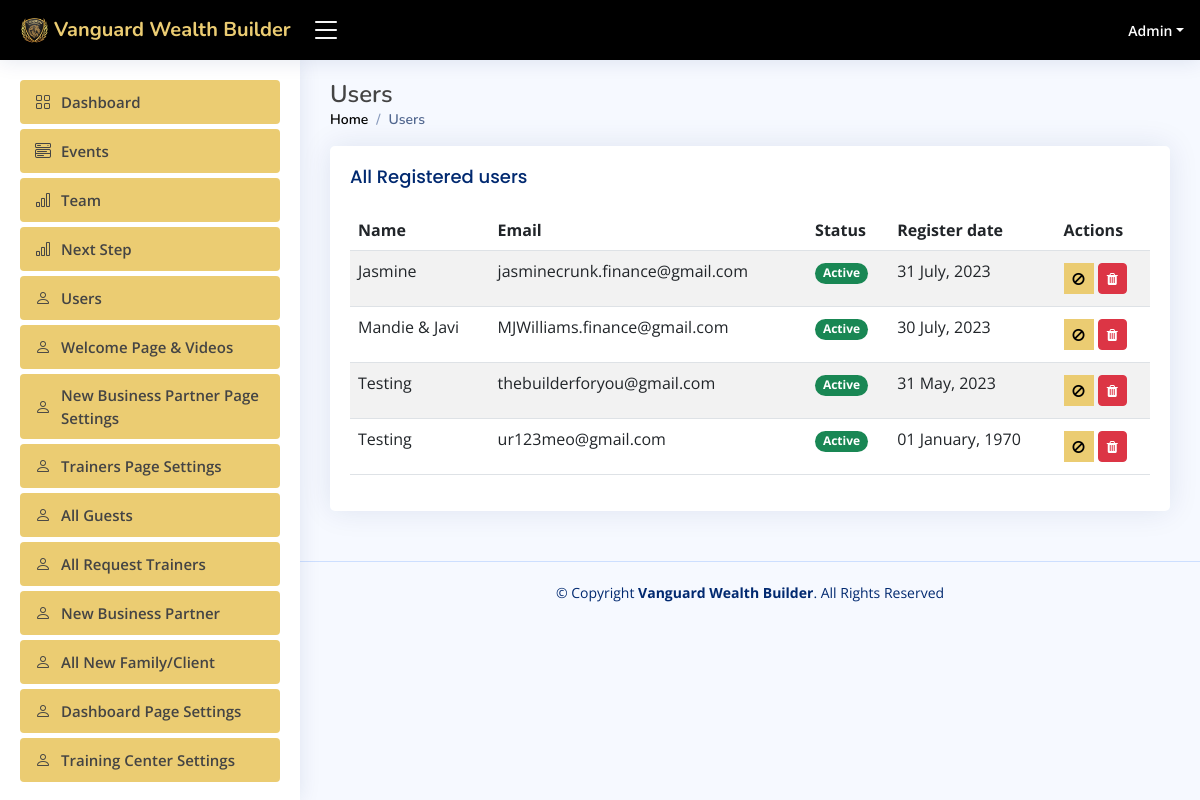
Screenshot of /admin/users.php (signed in) with the database file from the repository.
### tables this page shows
CREATE TABLE `users` (
  `id` int(11) NOT NULL,
  `user_type` int(11) NOT NULL DEFAULT '0' COMMENT '0=user,1=admin',
  `fname` varchar(50) DEFAULT NULL,
  `lname` varchar(150) DEFAULT NULL,
  `agent_code` int(150) DEFAULT NULL,
  `email` varchar(50) DEFAULT NULL,
  `phone` varchar(100) DEFAULT NULL,
  `business_patner` varchar(150) DEFAULT NULL,
  `us_states` varchar(150) DEFAULT NULL,
  `password` varchar(255) DEFAULT NULL,
  `status` int(11) NOT NULL DEFAULT '0' COMMENT '1=active,0=block',
  `reset_token` varchar(10) DEFAULT NULL,
  `image_path` varchar(255) DEFAULT NULL,
  `notes` text,
  `address` text,
  `create_date` datetime DEFAULT NULL,
  `updated_date` datetime DEFAULT NULL
);

### serverside/functions.php (called while the page is built, shortened)
<?php
require_once 'crud.php';
class Functions
{
    private $db;
    function __construct()
    {
        $this->db = new Database();
        $this->db->connect();
    }
    function getSingleUser($id)
    {
        $sql = "select * from users where id='$id'";
        if ($this->db->sql($sql)) {
            return $this->db->getResult();
        }
    }
    function getAllUser()
    {
        $sql = "select * from users where user_type=0 order by id desc ";
        if ($this->db->sql($sql)) {
            return $this->db->getResult();
        }
    }
}

### serverside/crud.php (called while the page is built, shortened)
<?php
class Database {
       private $db_host = "localhost";
       private $db_user = "root";
       private $db_pass = "";
       private $db_name = "wanguard";
    private $con = false;
    private $myconn = "";
    private $result = array();
    public function connect() {
        if (!$this->con) {
            $this->myconn = new mysqli($this->db_host, $this->db_user, $this->db_pass, $this->db_name);
            if ($this->myconn->connect_errno > 0) {
                array_push($this->result, $this->myconn->connect_error);
                return false;
            } else {
                $this->con = true;
                return true;
            }
        } else {
            return true;
        }
    }
    public function sql($sql) {
        $this->result = array();
        $query = $this->myconn->query($sql);
        if ($query) {
            $this->numResults = 0;
            if (isset($query->num_rows) && ( $query->num_rows > 0)) {
                $this->numResults = $query->num_rows;
            }
            for ($i = 0; $i < $this->numResults; $i++) {
                $r = $query->fetch_array();
                $key = array_keys($r);
                for ($x = 0; $x < count($key); $x++) {
                    if (!is_int($key[$x])) {
                        if ($query->num_rows >= 1) {
                            $this->result[$i][$key[$x]] = $r[$key[$x]];
                        } else {
                            $this->result = null;
                        }
                    }
                }
            }
            return true;
        } else {
            array_push($this->result, $this->myconn->error);
            return false;
        }
    }
    public function getResult() {
        $val = $this->result;
        $this->result = array();
        return $val;
    }
}

### admin/users.php (the view, shortened to what this page needs)
<?php
include_once "includes/dashboard-header.php";
$users = $func->getAllUser();
?>
<main id="main" class="main">
    <div class="pagetitle">
        <h1>Users</h1>
        <nav>
            <ol class="breadcrumb">
                <li class="breadcrumb-item"><a href="index">Home</a></li>
                <li class="breadcrumb-item active">Users</li>
            </ol>
        </nav>
    </div>
    <section class="section dashboard">
        <div class="section">
            <div class="row">
                <div class="col-lg-12">
                    <div class="card">
                        <div class="card-body">
                            <h5 class="card-title">All Registered users</h5>
                            <table class="table table-striped">
                                <thead>
                                <tr>
                                    <th scope="col">Name</th>
                                    <th scope="col">Email</th>
                                    <th scope="col">Status</th>
                                    <th>Register date</th>
                                    <th scope="col">Actions</th>
                                </tr>
                                </thead>
                                <tbody>
                                <?php
                                foreach ($users as $user) {
                                    ?>
                                    <tr>
                                        <td><?= $user['fname'] ?></td>
                                        <td><?= $user['email'] ?></td>
                                        <td>
                                            <?php
                                            if($user['status']==1){
                                                ?>
                                                <span class="badge rounded-pill bg-success">Active</span>
                                                <?php
                                            }else{
                                                ?>
                                                <span class="badge rounded-pill bg-danger">Blocked</span>
                                                <?php
                                            }
                                            ?>
                                        </td>
                                        <td><?=date('d F, Y',strtotime($user['create_date']))?></td>
                                        <td>
                                            <?php
                                            if($user['status']==1){
                                                ?>
                                                <a class="btn btn-sm btn-primary  my-1 " onclick="blockUser(this.id)" id="<?=$user['id']?>" title="Block User"><i class="fa fa-ban"></i></a>
                                                <?php
                                            }else{
                                                ?>
                                                <a class="btn btn-sm btn-success my-1 " onclick="activeUser(`<?=$user['id']?>`)" id="approve_btn<?=$user['id']?>" title="Activate User"><i class="fa fa-check"></i></a>
                                                <?php
                                            }
                                            ?>
                                            <a class="btn btn-sm btn-danger my-1 " onclick="deleteUser(<?=$user['id']?>)" title="Delete User" ><i class="fa fa-trash"></i></a>
                                        </td>
                                    </tr>
                                    <?php
                                }
                                ?>
                                </tbody>
                            </table>
                        </div>
                    </div>
                </div>
            </div>
        </div>
    </section>
</main>
<?php include_once "includes/dashboard-footer.php" ?>

### admin/includes/dashboard-header.php (shortened to what this page needs)
<?php
include_once "../serverside/functions.php";
    ?>
    <?php
$func = new Functions();
$users1 = $func->getSingleUser($_SESSION['user_id']);
if (!empty($users1)) {
    $user1 = $users1[0];
}
?>
<!DOCTYPE html>
<html lang="en">
<head>
    <link href="assets/vendor/bootstrap/css/bootstrap.min.css" rel="stylesheet">
    <link href="assets/vendor/bootstrap-icons/bootstrap-icons.css" rel="stylesheet">
    <link href="assets/vendor/boxicons/css/boxicons.min.css" rel="stylesheet">
    <link href="assets/vendor/quill/quill.snow.css" rel="stylesheet">
    <link href="assets/vendor/quill/quill.bubble.css" rel="stylesheet">
    <link href="assets/vendor/remixicon/remixicon.css" rel="stylesheet">
    <link href="assets/vendor/simple-datatables/style.css" rel="stylesheet">
    <link rel="stylesheet" href="https://cdnjs.cloudflare.com/ajax/libs/font-awesome/4.7.0/css/font-awesome.min.css">
    <link href="assets/css/style.css" rel="stylesheet">
    <link rel="stylesheet" href="https://cdn.datatables.net/1.13.6/css/dataTables.bootstrap5.min.css">
</head>
<body>
<header id="header" class="header fixed-top d-flex align-items-center">
    <div class="d-flex align-items-center justify-content-between">
        <a href="index" class="logo d-flex align-items-center">
            <img src="./assets/img/logo.png" alt="">
            <span class="d-none d-lg-block">Vanguard Wealth Builder</span>
        </a>
        <i class="bi bi-list toggle-sidebar-btn"></i>
    </div>
    <nav class="header-nav ms-auto">
        <ul class="d-flex align-items-center">
            <li class="nav-item dropdown pe-3">
                <a class="nav-link nav-profile d-flex align-items-center pe-0" href="#" data-bs-toggle="dropdown">
                    <span class="d-none d-md-block dropdown-toggle ps-2"><?= $user1['fname'] ?></span>
                </a>
            </li>
        </ul>
    </nav>
</header>
<aside id="sidebar" class="sidebar">
    <ul class="sidebar-nav" id="sidebar-nav">
        <li class="nav-item">
            <a class="nav-link" href="index">
                <i class="bi bi-grid"></i>
                <span>Dashboard</span>
            </a>
        </li>
        <li class="nav-item">
            <a class="nav-link" href="events">
                <i class="bi bi-menu-button-wide"></i>
                <span>Events</span>
            </a>
        </li>
        <li class="nav-item">
            <a class="nav-link" href="teams">
                <i class="bi bi-bar-chart"></i>
                <span>Team</span>
            </a>
        </li>
        <li class="nav-item">
            <a class="nav-link" href="next_step">
                <i class="bi bi-bar-chart"></i>
                <span>Next Step</span>
            </a>
        </li>
        <li class="nav-item">
            <a class="nav-link" href="users">
                <i class="bi bi-person"></i>
                <span>Users</span>
            </a>
        </li>
        <li class="nav-item">
            <a class="nav-link" href="welcome">
                <i class="bi bi-person"></i>
                <span>Welcome Page & Videos</span>
            </a>
        </li>
        <li class="nav-item">
            <a class="nav-link" href="new_business_partner">
                <i class="bi bi-person"></i>
                <span>New Business Partner Page Settings</span>
            </a>
        </li>
        <li class="nav-item">
            <a class="nav-link" href="trainers_page_setting">
                <i class="bi bi-person"></i>
                <span>Trainers Page Settings</span>
            </a>
        </li>
        <li class="nav-item">
            <a class="nav-link" href="all_guest">
                <i class="bi bi-person"></i>
                <span>All Guests</span>
            </a>
        </li>
        <li class="nav-item">
            <a class="nav-link" href="request_trainer">
                <i class="bi bi-person"></i>
                <span>All Request Trainers</span>
            </a>
        </li>
        <li class="nav-item">
            <a class="nav-link" href="business_partners">
                <i class="bi bi-person"></i>
                <span>New Business Partner</span>
            </a>
        </li>
        <li class="nav-item">
            <a class="nav-link" href="new_client">
                <i class="bi bi-person"></i>
                <span>All New Family/Client </span>
            </a>
        </li>
        <li class="nav-item">
            <a class="nav-link" href="dashboard_page-settings">
                <i class="bi bi-person"></i>
                <span>Dashboard Page Settings</span>
            </a>
        </li>
        <li class="nav-item">
            <a class="nav-link" href="training_center_settings">
                <i class="bi bi-person"></i>
                <span>Training Center Settings</span>
            </a>
        </li>
    </ul>
</aside>

### admin/assets/css/style.css (style rules this page uses)
:root { scroll-behavior: smooth; }
body { font-family: "Open Sans", sans-serif; background: #f6f9ff; color: #444444; }
a { color: #4154f1; text-decoration: none; }
h1, h2, h3, h4, h5, h6 { font-family: "Nunito", sans-serif; }
#main { margin-top: 60px; padding: 20px 30px; transition: all 0.3s; }
.pagetitle { margin-bottom: 10px; }
.pagetitle h1 { font-size: 24px; margin-bottom: 0; font-weight: 600; }
.card { margin-bottom: 30px; border: none; border-radius: 5px; box-shadow: 0px 0 30px rgba(1, 41, 112, 0.1); }
.card-title { padding: 20px 0 15px 0; font-size: 18px; font-weight: 500; color: #012970; font-family: "Poppins", sans-serif; }
.card-body { padding: 0 20px 20px 20px; }
.breadcrumb { font-size: 14px; font-family: "Nunito", sans-serif; color: #899bbd; font-weight: 600; }
.breadcrumb a { color: black; transition: 0.3s; }
.breadcrumb .breadcrumb-item::before { color: #899bbd; }
.breadcrumb .active { color: #51678f; font-weight: 600; }
.logo { line-height: 1; }
@media (min-width: 1200px) { .logo { width: 280px; } }
.logo img { max-height: 26px; margin-right: 6px; }
.logo span { font-size: 20px; font-weight: 700; color: #EBCC72; font-family: "Nunito", sans-serif; }
.header { transition: all 0.5s; z-index: 997; height: 60px; box-shadow: 0px 2px 20px rgba(1, 41, 112, 0.1); background-color: black; padding-left: 20px; }
.header .toggle-sidebar-btn { font-size: 32px; padding-left: 10px; cursor: pointer; color: white; }
.header-nav ul { list-style: none; }
.header-nav>ul { margin: 0; padding: 0; }
.header-nav .nav-profile { color: white; }
.header-nav .nav-profile span { font-size: 14px; font-weight: 600; }
.sidebar { position: fixed; top: 60px; left: 0; bottom: 0; width: 300px; z-index: 996; transition: all 0.3s; padding: 20px; overflow-y: auto; scrollbar-width: thin; scrollbar-color: #aab7cf transparent; box-shadow: 0px 0px 20px rgba(1, 41, 112, 0.1); background-color: #fff; }
@media (min-width: 1200px) { #main, #footer { margin-left: 300px; } }
.sidebar-nav { padding: 0; margin: 0; list-style: none; }
.sidebar-nav li { padding: 0; margin: 0; list-style: none; }
.sidebar-nav .nav-item { margin-bottom: 5px; }
.sidebar-nav .nav-link { display: flex; align-items: center; font-size: 15px; font-weight: 600; transition: 0.3; background: #EBCC72; padding: 10px 15px; border-radius: 4px; }
.sidebar-nav .nav-link i { font-size: 16px; margin-right: 10px; }
.btn-primary { background: #EBCC72 !important; color: black; font-weight: 500; border-color: #EBCC72 !important; border-radius: 0 !important; }

### rows the page displays
users: fname "Admin"
users: fname "Jasmine", email "jasminecrunk.finance@gmail.com", status "Active", create_date "31 July, 2023"
users: fname "Mandie & Javi", email "MJWilliams.finance@gmail.com", status "Active", create_date "30 July, 2023"
users: fname "Testing", email "thebuilderforyou@gmail.com", status "Active", create_date "31 May, 2023"
users: fname "Testing", email "ur123meo@gmail.com", status "Active", create_date "01 January, 1970"
